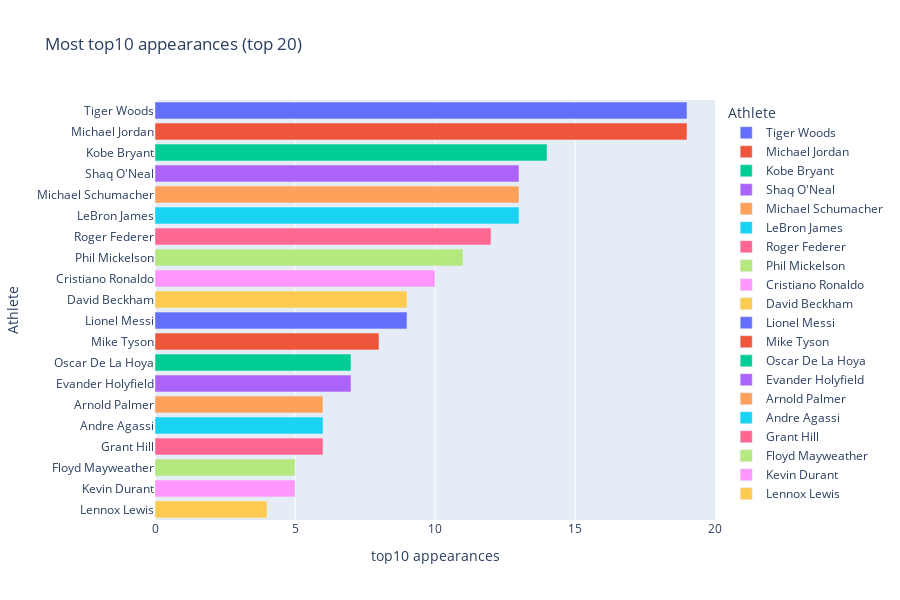

This figure's notebook cell:
### Markdown cell above
#### Which athlete has most top10 appearances?

### Code cell
appearance_count = ath_df.groupby('Name').count().reset_index().sort_values(by='S.NO', ascending= False)[:20]

fig = px.bar(appearance_count, x ='S.NO', y = 'Name', color='Name', title= 'Most top10 appearances (top 20)', labels={"S.NO": "top10 appearances","Name":"Athlete"},height=600)
fig.show()

### Figure 1 — Plotly figure (JSON) as saved in the notebook; plotly's stock layout.template omitted (floating-point values rounded to 4 significant figures)
{"data": [{"alignmentgroup": "True", "hovertemplate": "Athlete=%{y}<br>top10 appearances=%{x}<extra></extra>", "legendgroup": "Tiger Woods", "marker": {"color": "#636efa", "pattern": {"shape": ""}}, "name": "Tiger Woods", "offsetgroup": "Tiger Woods", "orientation": "h", "showlegend": true, "textposition": "auto", "type": "bar", "x": [19], "xaxis": "x", "y": ["Tiger Woods"], "yaxis": "y"}, {"alignmentgroup": "True", "hovertemplate": "Athlete=%{y}<br>top10 appearances=%{x}<extra></extra>", "legendgroup": "Michael Jordan", "marker": {"color": "#EF553B", "pattern": {"shape": ""}}, "name": "Michael Jordan", "offsetgroup": "Michael Jordan", "orientation": "h", "showlegend": true, "textposition": "auto", "type": "bar", "x": [19], "xaxis": "x", "y": ["Michael Jordan"], "yaxis": "y"}, {"alignmentgroup": "True", "hovertemplate": "Athlete=%{y}<br>top10 appearances=%{x}<extra></extra>", "legendgroup": "Kobe Bryant", "marker": {"color": "#00cc96", "pattern": {"shape": ""}}, "name": "Kobe Bryant", "offsetgroup": "Kobe Bryant", "orientation": "h", "showlegend": true, "textposition": "auto", "type": "bar", "x": [14], "xaxis": "x", "y": ["Kobe Bryant"], "yaxis": "y"}, {"alignmentgroup": "True", "hovertemplate": "Athlete=%{y}<br>top10 appearances=%{x}<extra></extra>", "legendgroup": "Shaq O'Neal", "marker": {"color": "#ab63fa", "pattern": {"shape": ""}}, "name": "Shaq O'Neal", "offsetgroup": "Shaq O'Neal", "orientation": "h", "showlegend": true, "textposition": "auto", "type": "bar", "x": [13], "xaxis": "x", "y": ["Shaq O'Neal"], "yaxis": "y"}, {"alignmentgroup": "True", "hovertemplate": "Athlete=%{y}<br>top10 appearances=%{x}<extra></extra>", "legendgroup": "Michael Schumacher", "marker": {"color": "#FFA15A", "pattern": {"shape": ""}}, "name": "Michael Schumacher", "offsetgroup": "Michael Schumacher", "orientation": "h", "showlegend": true, "textposition": "auto", "type": "bar", "x": [13], "xaxis": "x", "y": ["Michael Schumacher"], "yaxis": "y"}, {"alignmentgroup": "True", "hovertemplate": "Athlete=%{y}<br>top10 appearances=%{x}<extra></extra>", "legendgroup": "LeBron James", "marker": {"color": "#19d3f3", "pattern": {"shape": ""}}, "name": "LeBron James", "offsetgroup": "LeBron James", "orientation": "h", "showlegend": true, "textposition": "auto", "type": "bar", "x": [13], "xaxis": "x", "y": ["LeBron James"], "yaxis": "y"}, {"alignmentgroup": "True", "hovertemplate": "Athlete=%{y}<br>top10 appearances=%{x}<extra></extra>", "legendgroup": "Roger Federer", "marker": {"color": "#FF6692", "pattern": {"shape": ""}}, "name": "Roger Federer", "offsetgroup": "Roger Federer", "orientation": "h", "showlegend": true, "textposition": "auto", "type": "bar", "x": [12], "xaxis": "x", "y": ["Roger Federer"], "yaxis": "y"}, {"alignmentgroup": "True", "hovertemplate": "Athlete=%{y}<br>top10 appearances=%{x}<extra></extra>", "legendgroup": "Phil Mickelson", "marker": {"color": "#B6E880", "pattern": {"shape": ""}}, "name": "Phil Mickelson", "offsetgroup": "Phil Mickelson", "orientation": "h", "showlegend": true, "textposition": "auto", "type": "bar", "x": [11], "xaxis": "x", "y": ["Phil Mickelson"], "yaxis": "y"}, {"alignmentgroup": "True", "hovertemplate": "Athlete=%{y}<br>top10 appearances=%{x}<extra></extra>", "legendgroup": "Cristiano Ronaldo", "marker": {"color": "#FF97FF", "pattern": {"shape": ""}}, "name": "Cristiano Ronaldo", "offsetgroup": "Cristiano Ronaldo", "orientation": "h", "showlegend": true, "textposition": "auto", "type": "bar", "x": [10], "xaxis": "x", "y": ["Cristiano Ronaldo"], "yaxis": "y"}, {"alignmentgroup": "True", "hovertemplate": "Athlete=%{y}<br>top10 appearances=%{x}<extra></extra>", "legendgroup": "David Beckham", "marker": {"color": "#FECB52", "pattern": {"shape": ""}}, "name": "David Beckham", "offsetgroup": "David Beckham", "orientation": "h", "showlegend": true, "textposition": "auto", "type": "bar", "x": [9], "xaxis": "x", "y": ["David Beckham"], "yaxis": "y"}, {"alignmentgroup": "True", "hovertemplate": "Athlete=%{y}<br>top10 appearances=%{x}<extra></extra>", "legendgroup": "Lionel Messi", "marker": {"color": "#636efa", "pattern": {"shape": ""}}, "name": "Lionel Messi", "offsetgroup": "Lionel Messi", "orientation": "h", "showlegend": true, "textposition": "auto", "type": "bar", "x": [9], "xaxis": "x", "y": ["Lionel Messi"], "yaxis": "y"}, {"alignmentgroup": "True", "hovertemplate": "Athlete=%{y}<br>top10 appearances=%{x}<extra></extra>", "legendgroup": "Mike Tyson", "marker": {"color": "#EF553B", "pattern": {"shape": ""}}, "name": "Mike Tyson", "offsetgroup": "Mike Tyson", "orientation": "h", "showlegend": true, "textposition": "auto", "type": "bar", "x": [8], "xaxis": "x", "y": ["Mike Tyson"], "yaxis": "y"}, {"alignmentgroup": "True", "hovertemplate": "Athlete=%{y}<br>top10 appearances=%{x}<extra></extra>", "legendgroup": "Oscar De La Hoya", "marker": {"color": "#00cc96", "pattern": {"shape": ""}}, "name": "Oscar De La Hoya", "offsetgroup": "Oscar De La Hoya", "orientation": "h", "showlegend": true, "textposition": "auto", "type": "bar", "x": [7], "xaxis": "x", "y": ["Oscar De La Hoya"], "yaxis": "y"}, {"alignmentgroup": "True", "hovertemplate": "Athlete=%{y}<br>top10 appearances=%{x}<extra></extra>", "legendgroup": "Evander Holyfield", "marker": {"color": "#ab63fa", "pattern": {"shape": ""}}, "name": "Evander Holyfield", "offsetgroup": "Evander Holyfield", "orientation": "h", "showlegend": true, "textposition": "auto", "type": "bar", "x": [7], "xaxis": "x", "y": ["Evander Holyfield"], "yaxis": "y"}, {"alignmentgroup": "True", "hovertemplate": "Athlete=%{y}<br>top10 appearances=%{x}<extra></extra>", "legendgroup": "Arnold Palmer", "marker": {"color": "#FFA15A", "pattern": {"shape": ""}}, "name": "Arnold Palmer", "offsetgroup": "Arnold Palmer", "orientation": "h", "showlegend": true, "textposition": "auto", "type": "bar", "x": [6], "xaxis": "x", "y": ["Arnold Palmer"], "yaxis": "y"}, {"alignmentgroup": "True", "hovertemplate": "Athlete=%{y}<br>top10 appearances=%{x}<extra></extra>", "legendgroup": "Andre Agassi", "marker": {"color": "#19d3f3", "pattern": {"shape": ""}}, "name": "Andre Agassi", "offsetgroup": "Andre Agassi", "orientation": "h", "showlegend": true, "textposition": "auto", "type": "bar", "x": [6], "xaxis": "x", "y": ["Andre Agassi"], "yaxis": "y"}, {"alignmentgroup": "True", "hovertemplate": "Athlete=%{y}<br>top10 appearances=%{x}<extra></extra>", "legendgroup": "Grant Hill", "marker": {"color": "#FF6692", "pattern": {"shape": ""}}, "name": "Grant Hill", "offsetgroup": "Grant Hill", "orientation": "h", "showlegend": true, "textposition": "auto", "type": "bar", "x": [6], "xaxis": "x", "y": ["Grant Hill"], "yaxis": "y"}, {"alignmentgroup": "True", "hovertemplate": "Athlete=%{y}<br>top10 appearances=%{x}<extra></extra>", "legendgroup": "Floyd Mayweather", "marker": {"color": "#B6E880", "pattern": {"shape": ""}}, "name": "Floyd Mayweather", "offsetgroup": "Floyd Mayweather", "orientation": "h", "showlegend": true, "textposition": "auto", "type": "bar", "x": [5], "xaxis": "x", "y": ["Floyd Mayweather"], "yaxis": "y"}, {"alignmentgroup": "True", "hovertemplate": "Athlete=%{y}<br>top10 appearances=%{x}<extra></extra>", "legendgroup": "Kevin Durant", "marker": {"color": "#FF97FF", "pattern": {"shape": ""}}, "name": "Kevin Durant", "offsetgroup": "Kevin Durant", "orientation": "h", "showlegend": true, "textposition": "auto", "type": "bar", "x": [5], "xaxis": "x", "y": ["Kevin Durant"], "yaxis": "y"}, {"alignmentgroup": "True", "hovertemplate": "Athlete=%{y}<br>top10 appearances=%{x}<extra></extra>", "legendgroup": "Lennox Lewis", "marker": {"color": "#FECB52", "pattern": {"shape": ""}}, "name": "Lennox Lewis", "offsetgroup": "Lennox Lewis", "orientation": "h", "showlegend": true, "textposition": "auto", "type": "bar", "x": [4], "xaxis": "x", "y": ["Lennox Lewis"], "yaxis": "y"}], "layout": {"barmode": "relative", "height": 600, "legend": {"title": {"text": "Athlete"}, "tracegroupgap": 0}, "title": {"text": "Most top10 appearances (top 20)"}, "xaxis": {"anchor": "y", "domain": [0, 1], "title": {"text": "top10 appearances"}}, "yaxis": {"anchor": "x", "categoryarray": ["Lennox Lewis", "Kevin Durant", "Floyd Mayweather", "Grant Hill", "Andre Agassi", "Arnold Palmer", "Evander Holyfield", "Oscar De La Hoya", "Mike Tyson", "Lionel Messi", "David Beckham", "Cristiano Ronaldo", "Phil Mickelson", "Roger Federer", "LeBron James", "Michael Schumacher", "Shaq O'Neal", "Kobe Bryant", "Michael Jordan", "Tiger Woods"], "categoryorder": "array", "domain": [0, 1], "title": {"text": "Athlete"}}}}
